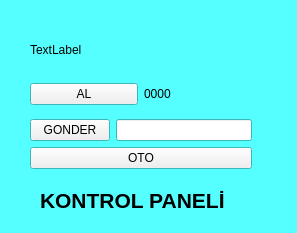
<?xml version="1.0" encoding="UTF-8"?>
<ui version="4.0">
 <class>MainWindow</class>
 <widget class="QMainWindow" name="MainWindow">
  <property name="geometry">
   <rect>
    <x>0</x>
    <y>0</y>
    <width>297</width>
    <height>233</height>
   </rect>
  </property>
  <property name="palette">
   <palette>
    <active>
     <colorrole role="Base">
      <brush brushstyle="SolidPattern">
       <color alpha="255">
        <red>255</red>
        <green>255</green>
        <blue>255</blue>
       </color>
      </brush>
     </colorrole>
     <colorrole role="Window">
      <brush brushstyle="SolidPattern">
       <color alpha="255">
        <red>85</red>
        <green>255</green>
        <blue>255</blue>
       </color>
      </brush>
     </colorrole>
    </active>
    <inactive>
     <colorrole role="Base">
      <brush brushstyle="SolidPattern">
       <color alpha="255">
        <red>255</red>
        <green>255</green>
        <blue>255</blue>
       </color>
      </brush>
     </colorrole>
     <colorrole role="Window">
      <brush brushstyle="SolidPattern">
       <color alpha="255">
        <red>85</red>
        <green>255</green>
        <blue>255</blue>
       </color>
      </brush>
     </colorrole>
    </inactive>
    <disabled>
     <colorrole role="Base">
      <brush brushstyle="SolidPattern">
       <color alpha="255">
        <red>85</red>
        <green>255</green>
        <blue>255</blue>
       </color>
      </brush>
     </colorrole>
     <colorrole role="Window">
      <brush brushstyle="SolidPattern">
       <color alpha="255">
        <red>85</red>
        <green>255</green>
        <blue>255</blue>
       </color>
      </brush>
     </colorrole>
    </disabled>
   </palette>
  </property>
  <property name="windowTitle">
   <string>UART</string>
  </property>
  <widget class="QWidget" name="centralwidget">
   <widget class="QLabel" name="label_4">
    <property name="geometry">
     <rect>
      <x>40</x>
      <y>190</y>
      <width>221</width>
      <height>21</height>
     </rect>
    </property>
    <property name="font">
     <font>
      <pointsize>16</pointsize>
      <weight>75</weight>
      <bold>true</bold>
     </font>
    </property>
    <property name="text">
     <string>KONTROL PANELİ</string>
    </property>
   </widget>
   <widget class="QWidget" name="">
    <property name="geometry">
     <rect>
      <x>30</x>
      <y>30</y>
      <width>222</width>
      <height>139</height>
     </rect>
    </property>
    <layout class="QVBoxLayout" name="verticalLayout_3">
     <item>
      <layout class="QVBoxLayout" name="verticalLayout_2">
       <item>
        <layout class="QVBoxLayout" name="verticalLayout">
         <item>
          <widget class="QLabel" name="label_2">
           <property name="text">
            <string>TextLabel</string>
           </property>
          </widget>
         </item>
         <item>
          <layout class="QHBoxLayout" name="horizontalLayout_2">
           <item>
            <widget class="QPushButton" name="pushButton">
             <property name="text">
              <string>AL</string>
             </property>
            </widget>
           </item>
           <item>
            <widget class="QLabel" name="label">
             <property name="text">
              <string>0000</string>
             </property>
            </widget>
           </item>
          </layout>
         </item>
         <item>
          <layout class="QHBoxLayout" name="horizontalLayout">
           <item>
            <widget class="QPushButton" name="pushButton_2">
             <property name="text">
              <string>GONDER</string>
             </property>
            </widget>
           </item>
           <item>
            <widget class="QLineEdit" name="lineEdit"/>
           </item>
          </layout>
         </item>
        </layout>
       </item>
       <item>
        <widget class="QPushButton" name="pushButton_3">
         <property name="text">
          <string>OTO</string>
         </property>
        </widget>
       </item>
      </layout>
     </item>
    </layout>
   </widget>
  </widget>
 </widget>
 <resources/>
 <connections/>
</ui>
